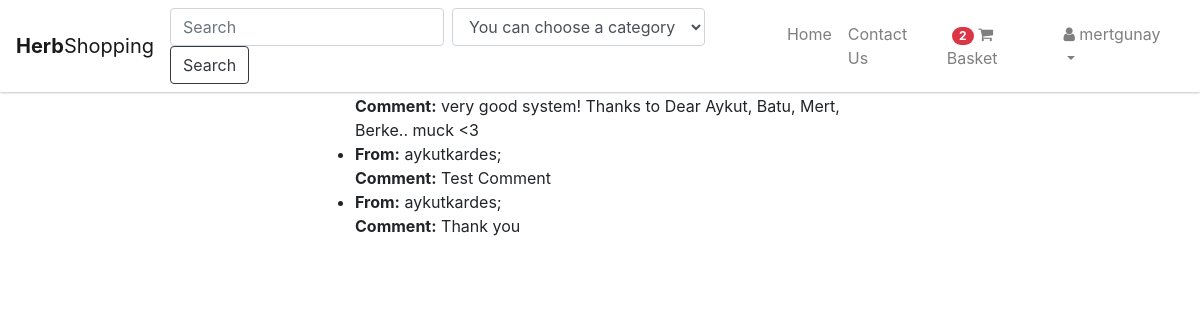
/feedbacks/ (signed in), run on the app's committed database.
### apps/profiles/models.py (models this page shows, shortened)
class User(AbstractUser):
    user_type           = models.CharField(max_length=2, choices=USER_TYPE_CHOICES, default=CUSTOMER)
    adress              = models.CharField(max_length=220, null=True, blank=True)
    postcode            = models.PositiveSmallIntegerField(null=True, blank=True)
    country             = CountryField()

### apps/shop/models.py (models this page shows, shortened)
class ShoppingCart(models.Model):
    owner           = models.ForeignKey(settings.AUTH_USER_MODEL, on_delete=models.CASCADE, related_name='shopping_cart')
    items           = models.ManyToManyField(Item, blank=True, related_name='items')

class Comment(models.Model):
    owner           = models.ForeignKey(settings.AUTH_USER_MODEL, on_delete=models.CASCADE)
    comment         = models.TextField(max_length=500)

### apps/shop/views.py (the view)
# urls.py: url(r'^feedbacks/$', FeedBacksListView.as_view(), name='feedbacks'),
class FeedBacksListView(LoginRequiredMixin, ListView):
    template_name = 'shop/feedbacks.html'
    queryset = Comment.objects.all()
    context_object_name = 'feedbacks'

### apps/shop/templates/shop/feedbacks.html
{% extends "base.html" %}
{% block content %}
  <div class="col-6 mx-auto">
    <ul>
      {% for feedback in feedbacks %}
        <li><b>From:</b> {{feedback.owner.username}};<br>
          <b>Comment:</b> {{feedback.comment}}</li>
      {% endfor %}
    </ul>
  </div>
{% endblock content %}

### apps/templates/include/nav.html (shortened to what this page needs)
{% load static %}
<nav class="navbar fixed-top navbar-expand-md navbar-light bg-light">
  <a class="navbar-brand" href="{% url 'shop:home' %}"><b>Herb</b>Shopping</a>
  <div class="collapse navbar-collapse" id="navbarSupportedContent">
    <form method="get" action="{% url 'shop:search' %}" class="form-inline">
      <input class="form-control mr-sm-2" type="search" name="search" placeholder="Search" aria-label="Search" value="{{request.GET.search}}">
      <div class="form-group">
        <select name="category" class="form-control" id="sel1">
          <option value="0">You can choose a category</option>
        </select>
      </div>
    <button class="btn btn-outline-dark my-2 my-sm-0" type="submit">Search</button>
    </form>
    <ul class="navbar-nav">
      <li class="nav-item"><a class="nav-link" href="/">Home</a></li>
      <li class="nav-item"><a class="nav-link" href="{% url 'shop:contact_us' %}">Contact Us</a></li>
    </ul>
    {% if user.is_authenticated %}
    <ul class="navbar-nav ml-auto">
      {% if user.user_type == '4' %}
      <li class="nav-item">
        <a class="nav-link" href="{% url 'shop:cart' %}">
          {% if request.user.shopping_cart.first.items.all.count != 0 %}
          <span class="badge badge-pill badge-danger" style="margin-left:5px;">{{request.user.shopping_cart.first.items.all.count}}</span>
          {% endif %}
          <i class="fa fa-shopping-cart" aria-hidden="true"></i> Basket
        </a>
      </li>
      {% endif %}
      <li class="nav-item dropdown">
        <a class="nav-link dropdown-toggle" href="#" id="navbarDropdownMenuLink" data-toggle="dropdown" aria-haspopup="true" aria-expanded="false">
          <i class="fa fa-user"></i> {{ request.user }} </a>
      </li>
    </ul>
  </div>
  {% else %}
  <ul class="navbar-nav ml-auto">
    <li class="nav-item"><a class="nav-link" href="{% url 'users:login' %}">Sign In</a></li>
    <li class="nav-item"><a class="nav-link" href="{% url 'users:register' %}">Sign Up</a></li>
  </ul>
  {% endif %}
</nav>

### ms/static/se301/css/style.css (style rules this page uses)
html { overflow-y: scroll; }
body { margin-top: 70px; }
.navbar { -webkit-box-shadow: 0 0px 3px 0px #999; -moz-box-shadow: 0 0px 3px 0px #999; box-shadow: 0 0px 3px 0px #999; background-color: #FFF !important; }
html { font-size: 1rem; }

### data on the page
User: user.shopping_cart.first.items.all.count "2", user "mertgunay"
Comment: comment "very good system! Thanks to Dear Aykut, Batu, Mert, Berke.. muck <3"
Comment: owner.username "aykutkardes", comment "Test Comment"
Comment: owner.username "aykutkardes", comment "Thank you"
